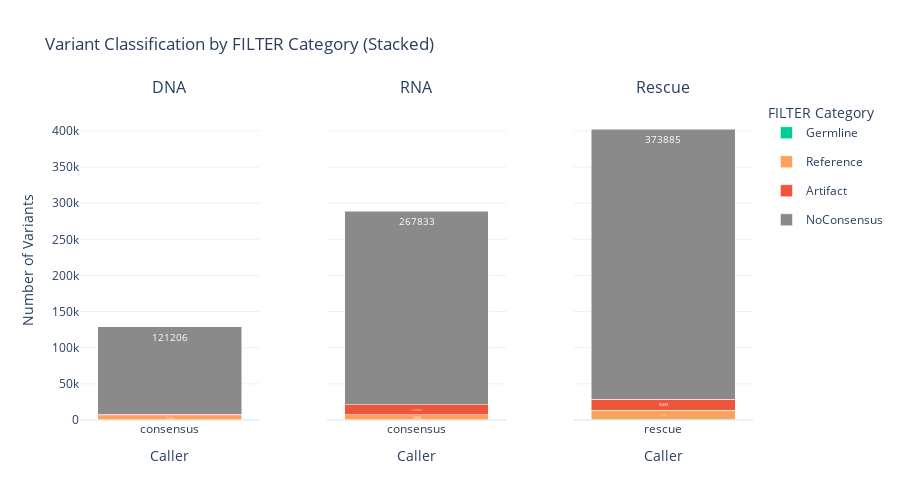

Source (notebook cell):
### Markdown cell above
### Plot 4: Filter Status

### Code cell
visualizer.plot_filter_status()

### Figure 1 — Plotly figure (JSON) as saved in the notebook; plotly's stock layout.template omitted (floating-point values rounded to 4 significant figures)
{"data": [{"hovertemplate": "<b>%{x}</b><br>Germline: %{y}<extra></extra>", "legendgroup": "Germline", "marker": {"color": "#00CC96"}, "name": "Germline", "showlegend": true, "text": ["588"], "textfont": {"color": "white", "size": 10}, "textposition": "inside", "type": "bar", "x": ["consensus"], "xaxis": "x", "y": [588], "yaxis": "y"}, {"hovertemplate": "<b>%{x}</b><br>Reference: %{y}<extra></extra>", "legendgroup": "Reference", "marker": {"color": "#FFA15A"}, "name": "Reference", "showlegend": true, "text": ["5234"], "textfont": {"color": "white", "size": 10}, "textposition": "inside", "type": "bar", "x": ["consensus"], "xaxis": "x", "y": [5234], "yaxis": "y"}, {"hovertemplate": "<b>%{x}</b><br>Artifact: %{y}<extra></extra>", "legendgroup": "Artifact", "marker": {"color": "#EF553B"}, "name": "Artifact", "showlegend": true, "text": ["2261"], "textfont": {"color": "white", "size": 10}, "textposition": "inside", "type": "bar", "x": ["consensus"], "xaxis": "x", "y": [2261], "yaxis": "y"}, {"hovertemplate": "<b>%{x}</b><br>NoConsensus: %{y}<extra></extra>", "legendgroup": "NoConsensus", "marker": {"color": "#8A8A8A"}, "name": "NoConsensus", "showlegend": true, "text": ["121206"], "textfont": {"color": "white", "size": 10}, "textposition": "inside", "type": "bar", "x": ["consensus"], "xaxis": "x", "y": [121206], "yaxis": "y"}, {"hovertemplate": "<b>%{x}</b><br>Germline: %{y}<extra></extra>", "legendgroup": "Germline", "marker": {"color": "#00CC96"}, "name": "Germline", "showlegend": false, "text": ["551"], "textfont": {"color": "white", "size": 10}, "textposition": "inside", "type": "bar", "x": ["consensus"], "xaxis": "x2", "y": [551], "yaxis": "y2"}, {"hovertemplate": "<b>%{x}</b><br>Reference: %{y}<extra></extra>", "legendgroup": "Reference", "marker": {"color": "#FFA15A"}, "name": "Reference", "showlegend": false, "text": ["6955"], "textfont": {"color": "white", "size": 10}, "textposition": "inside", "type": "bar", "x": ["consensus"], "xaxis": "x2", "y": [6955], "yaxis": "y2"}, {"hovertemplate": "<b>%{x}</b><br>Artifact: %{y}<extra></extra>", "legendgroup": "Artifact", "marker": {"color": "#EF553B"}, "name": "Artifact", "showlegend": false, "text": ["13352"], "textfont": {"color": "white", "size": 10}, "textposition": "inside", "type": "bar", "x": ["consensus"], "xaxis": "x2", "y": [13352], "yaxis": "y2"}, {"hovertemplate": "<b>%{x}</b><br>NoConsensus: %{y}<extra></extra>", "legendgroup": "NoConsensus", "marker": {"color": "#8A8A8A"}, "name": "NoConsensus", "showlegend": false, "text": ["267833"], "textfont": {"color": "white", "size": 10}, "textposition": "inside", "type": "bar", "x": ["consensus"], "xaxis": "x2", "y": [267833], "yaxis": "y2"}, {"hovertemplate": "<b>%{x}</b><br>Germline: %{y}<extra></extra>", "legendgroup": "Germline", "marker": {"color": "#00CC96"}, "name": "Germline", "showlegend": false, "text": ["1058"], "textfont": {"color": "white", "size": 10}, "textposition": "inside", "type": "bar", "x": ["rescue"], "xaxis": "x3", "y": [1058], "yaxis": "y3"}, {"hovertemplate": "<b>%{x}</b><br>Reference: %{y}<extra></extra>", "legendgroup": "Reference", "marker": {"color": "#FFA15A"}, "name": "Reference", "showlegend": false, "text": ["12115"], "textfont": {"color": "white", "size": 10}, "textposition": "inside", "type": "bar", "x": ["rescue"], "xaxis": "x3", "y": [12115], "yaxis": "y3"}, {"hovertemplate": "<b>%{x}</b><br>Artifact: %{y}<extra></extra>", "legendgroup": "Artifact", "marker": {"color": "#EF553B"}, "name": "Artifact", "showlegend": false, "text": ["15453"], "textfont": {"color": "white", "size": 10}, "textposition": "inside", "type": "bar", "x": ["rescue"], "xaxis": "x3", "y": [15453], "yaxis": "y3"}, {"hovertemplate": "<b>%{x}</b><br>NoConsensus: %{y}<extra></extra>", "legendgroup": "NoConsensus", "marker": {"color": "#8A8A8A"}, "name": "NoConsensus", "showlegend": false, "text": ["373885"], "textfont": {"color": "white", "size": 10}, "textposition": "inside", "type": "bar", "x": ["rescue"], "xaxis": "x3", "y": [373885], "yaxis": "y3"}], "layout": {"annotations": [{"font": {"size": 16}, "showarrow": false, "text": "DNA", "x": 0.1333, "xanchor": "center", "xref": "paper", "y": 1, "yanchor": "bottom", "yref": "paper"}, {"font": {"size": 16}, "showarrow": false, "text": "RNA", "x": 0.5, "xanchor": "center", "xref": "paper", "y": 1, "yanchor": "bottom", "yref": "paper"}, {"font": {"size": 16}, "showarrow": false, "text": "Rescue", "x": 0.8667, "xanchor": "center", "xref": "paper", "y": 1, "yanchor": "bottom", "yref": "paper"}], "barmode": "stack", "height": 500, "legend": {"orientation": "v", "title": {"text": "FILTER Category"}, "x": 1.02, "xanchor": "left", "y": 1, "yanchor": "top"}, "showlegend": true, "title": {"text": "Variant Classification by FILTER Category (Stacked)"}, "xaxis": {"anchor": "y", "domain": [0, 0.2667], "title": {"text": "Caller"}}, "xaxis2": {"anchor": "y2", "domain": [0.3667, 0.6333], "title": {"text": "Caller"}}, "xaxis3": {"anchor": "y3", "domain": [0.7333, 1], "title": {"text": "Caller"}}, "yaxis": {"anchor": "x", "domain": [0, 1], "range": [0, 442800.0], "title": {"text": "Number of Variants"}}, "yaxis2": {"anchor": "x2", "domain": [0, 1], "matches": "y", "range": [0, 442800.0], "showticklabels": false}, "yaxis3": {"anchor": "x3", "domain": [0, 1], "matches": "y", "range": [0, 442800.0], "showticklabels": false}}}
